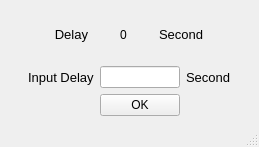
<?xml version="1.0" encoding="UTF-8"?>
<ui version="4.0">
 <class>MainWindow</class>
 <widget class="QMainWindow" name="MainWindow">
  <property name="geometry">
   <rect>
    <x>0</x>
    <y>0</y>
    <width>259</width>
    <height>147</height>
   </rect>
  </property>
  <property name="windowTitle">
   <string>MainWindow</string>
  </property>
  <widget class="QWidget" name="centralwidget">
   <layout class="QGridLayout" name="gridLayout_3">
    <item row="0" column="0">
     <layout class="QGridLayout" name="gridLayout_2">
      <item row="0" column="0">
       <layout class="QHBoxLayout" name="horizontalLayout_2">
        <item>
         <widget class="QLabel" name="label_2">
          <property name="sizePolicy">
           <sizepolicy hsizetype="Maximum" vsizetype="Preferred">
            <horstretch>0</horstretch>
            <verstretch>0</verstretch>
           </sizepolicy>
          </property>
          <property name="font">
           <font>
            <pointsize>10</pointsize>
           </font>
          </property>
          <property name="text">
           <string>Delay</string>
          </property>
          <property name="alignment">
           <set>Qt::AlignRight|Qt::AlignTrailing|Qt::AlignVCenter</set>
          </property>
         </widget>
        </item>
        <item>
         <widget class="QLabel" name="OldDelay">
          <property name="sizePolicy">
           <sizepolicy hsizetype="Fixed" vsizetype="Preferred">
            <horstretch>0</horstretch>
            <verstretch>0</verstretch>
           </sizepolicy>
          </property>
          <property name="text">
           <string>0</string>
          </property>
          <property name="alignment">
           <set>Qt::AlignCenter</set>
          </property>
         </widget>
        </item>
        <item>
         <widget class="QLabel" name="label_3">
          <property name="sizePolicy">
           <sizepolicy hsizetype="Maximum" vsizetype="Preferred">
            <horstretch>0</horstretch>
            <verstretch>0</verstretch>
           </sizepolicy>
          </property>
          <property name="font">
           <font>
            <pointsize>10</pointsize>
           </font>
          </property>
          <property name="text">
           <string>Second</string>
          </property>
         </widget>
        </item>
       </layout>
      </item>
      <item row="1" column="0">
       <layout class="QGridLayout" name="gridLayout">
        <item row="0" column="0">
         <widget class="QLabel" name="label">
          <property name="font">
           <font>
            <pointsize>10</pointsize>
           </font>
          </property>
          <property name="text">
           <string>Input Delay</string>
          </property>
         </widget>
        </item>
        <item row="0" column="2">
         <widget class="QLabel" name="label_4">
          <property name="font">
           <font>
            <pointsize>10</pointsize>
           </font>
          </property>
          <property name="text">
           <string>Second</string>
          </property>
         </widget>
        </item>
        <item row="0" column="1">
         <widget class="QLineEdit" name="DelayValue">
          <property name="sizePolicy">
           <sizepolicy hsizetype="Ignored" vsizetype="Fixed">
            <horstretch>0</horstretch>
            <verstretch>0</verstretch>
           </sizepolicy>
          </property>
         </widget>
        </item>
        <item row="1" column="1">
         <widget class="QPushButton" name="OKBT">
          <property name="text">
           <string>OK</string>
          </property>
         </widget>
        </item>
       </layout>
      </item>
     </layout>
    </item>
   </layout>
  </widget>
  <widget class="QMenuBar" name="menubar">
   <property name="geometry">
    <rect>
     <x>0</x>
     <y>0</y>
     <width>259</width>
     <height>21</height>
    </rect>
   </property>
  </widget>
  <widget class="QStatusBar" name="statusbar"/>
 </widget>
 <resources/>
 <connections/>
</ui>
